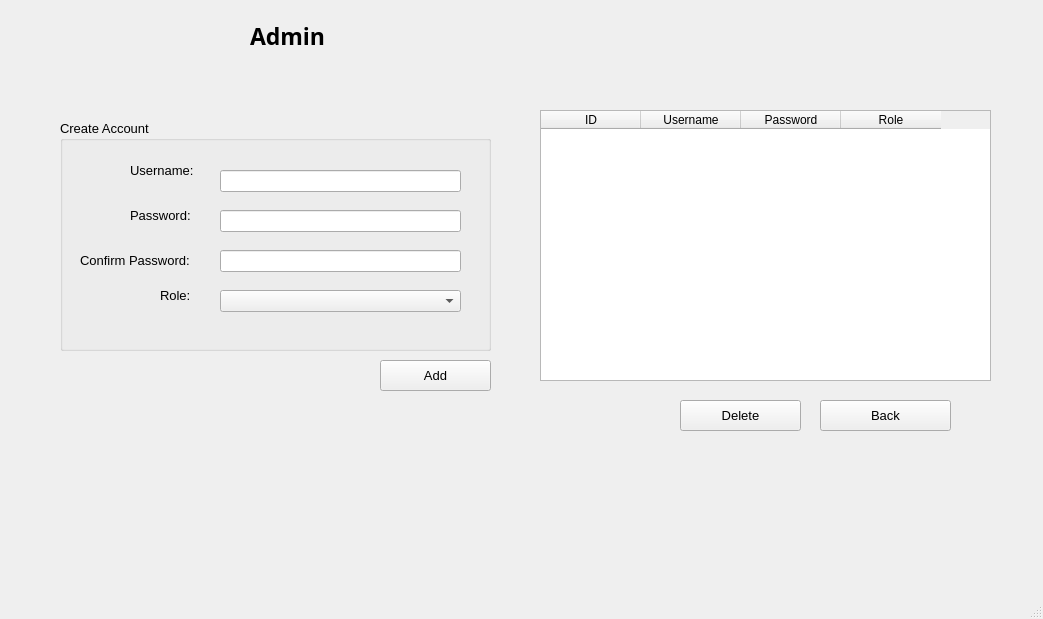
<?xml version="1.0" encoding="UTF-8"?>
<ui version="4.0">
 <class>MainWindow</class>
 <widget class="QMainWindow" name="MainWindow">
  <property name="geometry">
   <rect>
    <x>0</x>
    <y>0</y>
    <width>1043</width>
    <height>619</height>
   </rect>
  </property>
  <property name="windowTitle">
   <string>MainWindow</string>
  </property>
  <widget class="QWidget" name="centralwidget">
   <widget class="QLabel" name="label_2">
    <property name="geometry">
     <rect>
      <x>100</x>
      <y>180</y>
      <width>55</width>
      <height>16</height>
     </rect>
    </property>
    <property name="text">
     <string/>
    </property>
   </widget>
   <widget class="QGroupBox" name="groupBox">
    <property name="geometry">
     <rect>
      <x>60</x>
      <y>120</y>
      <width>431</width>
      <height>231</height>
     </rect>
    </property>
    <property name="font">
     <font>
      <pointsize>10</pointsize>
     </font>
    </property>
    <property name="title">
     <string>Create Account</string>
    </property>
    <widget class="QLabel" name="label_3">
     <property name="geometry">
      <rect>
       <x>70</x>
       <y>30</y>
       <width>81</width>
       <height>41</height>
      </rect>
     </property>
     <property name="text">
      <string>Username:</string>
     </property>
    </widget>
    <widget class="QLabel" name="label_4">
     <property name="geometry">
      <rect>
       <x>70</x>
       <y>80</y>
       <width>81</width>
       <height>31</height>
      </rect>
     </property>
     <property name="text">
      <string>Password:</string>
     </property>
    </widget>
    <widget class="QLabel" name="label_5">
     <property name="geometry">
      <rect>
       <x>100</x>
       <y>160</y>
       <width>51</width>
       <height>31</height>
      </rect>
     </property>
     <property name="text">
      <string>Role:</string>
     </property>
    </widget>
    <widget class="QLineEdit" name="Username">
     <property name="geometry">
      <rect>
       <x>160</x>
       <y>50</y>
       <width>241</width>
       <height>22</height>
      </rect>
     </property>
    </widget>
    <widget class="QLineEdit" name="Password">
     <property name="geometry">
      <rect>
       <x>160</x>
       <y>90</y>
       <width>241</width>
       <height>22</height>
      </rect>
     </property>
     <property name="echoMode">
      <enum>QLineEdit::Normal</enum>
     </property>
    </widget>
    <widget class="QComboBox" name="Role">
     <property name="geometry">
      <rect>
       <x>160</x>
       <y>170</y>
       <width>241</width>
       <height>22</height>
      </rect>
     </property>
    </widget>
    <widget class="QLabel" name="label_7">
     <property name="geometry">
      <rect>
       <x>20</x>
       <y>130</y>
       <width>121</width>
       <height>21</height>
      </rect>
     </property>
     <property name="text">
      <string>Confirm Password:</string>
     </property>
    </widget>
    <widget class="QLineEdit" name="ConfirmPassword">
     <property name="geometry">
      <rect>
       <x>160</x>
       <y>130</y>
       <width>241</width>
       <height>22</height>
      </rect>
     </property>
     <property name="echoMode">
      <enum>QLineEdit::Normal</enum>
     </property>
    </widget>
   </widget>
   <widget class="QPushButton" name="AAddBtn">
    <property name="geometry">
     <rect>
      <x>380</x>
      <y>360</y>
      <width>111</width>
      <height>31</height>
     </rect>
    </property>
    <property name="font">
     <font>
      <pointsize>10</pointsize>
     </font>
    </property>
    <property name="text">
     <string>Add</string>
    </property>
   </widget>
   <widget class="QPushButton" name="ABackBtn">
    <property name="geometry">
     <rect>
      <x>820</x>
      <y>400</y>
      <width>131</width>
      <height>31</height>
     </rect>
    </property>
    <property name="font">
     <font>
      <pointsize>10</pointsize>
     </font>
    </property>
    <property name="text">
     <string>Back</string>
    </property>
   </widget>
   <widget class="QLabel" name="label_8">
    <property name="geometry">
     <rect>
      <x>250</x>
      <y>10</y>
      <width>81</width>
      <height>51</height>
     </rect>
    </property>
    <property name="font">
     <font>
      <family>Berlin Sans FB Demi</family>
      <pointsize>17</pointsize>
      <weight>75</weight>
      <bold>true</bold>
     </font>
    </property>
    <property name="text">
     <string>Admin</string>
    </property>
   </widget>
   <widget class="QTableWidget" name="AdminTable">
    <property name="geometry">
     <rect>
      <x>540</x>
      <y>110</y>
      <width>451</width>
      <height>271</height>
     </rect>
    </property>
    <column>
     <property name="text">
      <string>ID</string>
     </property>
    </column>
    <column>
     <property name="text">
      <string>Username</string>
     </property>
    </column>
    <column>
     <property name="text">
      <string>Password</string>
     </property>
    </column>
    <column>
     <property name="text">
      <string>Role</string>
     </property>
    </column>
   </widget>
   <widget class="QPushButton" name="ADelBtn">
    <property name="geometry">
     <rect>
      <x>680</x>
      <y>400</y>
      <width>121</width>
      <height>31</height>
     </rect>
    </property>
    <property name="font">
     <font>
      <pointsize>10</pointsize>
     </font>
    </property>
    <property name="text">
     <string>Delete</string>
    </property>
   </widget>
  </widget>
  <widget class="QMenuBar" name="menubar">
   <property name="geometry">
    <rect>
     <x>0</x>
     <y>0</y>
     <width>1043</width>
     <height>26</height>
    </rect>
   </property>
  </widget>
  <widget class="QStatusBar" name="statusbar"/>
 </widget>
 <resources/>
 <connections/>
</ui>
